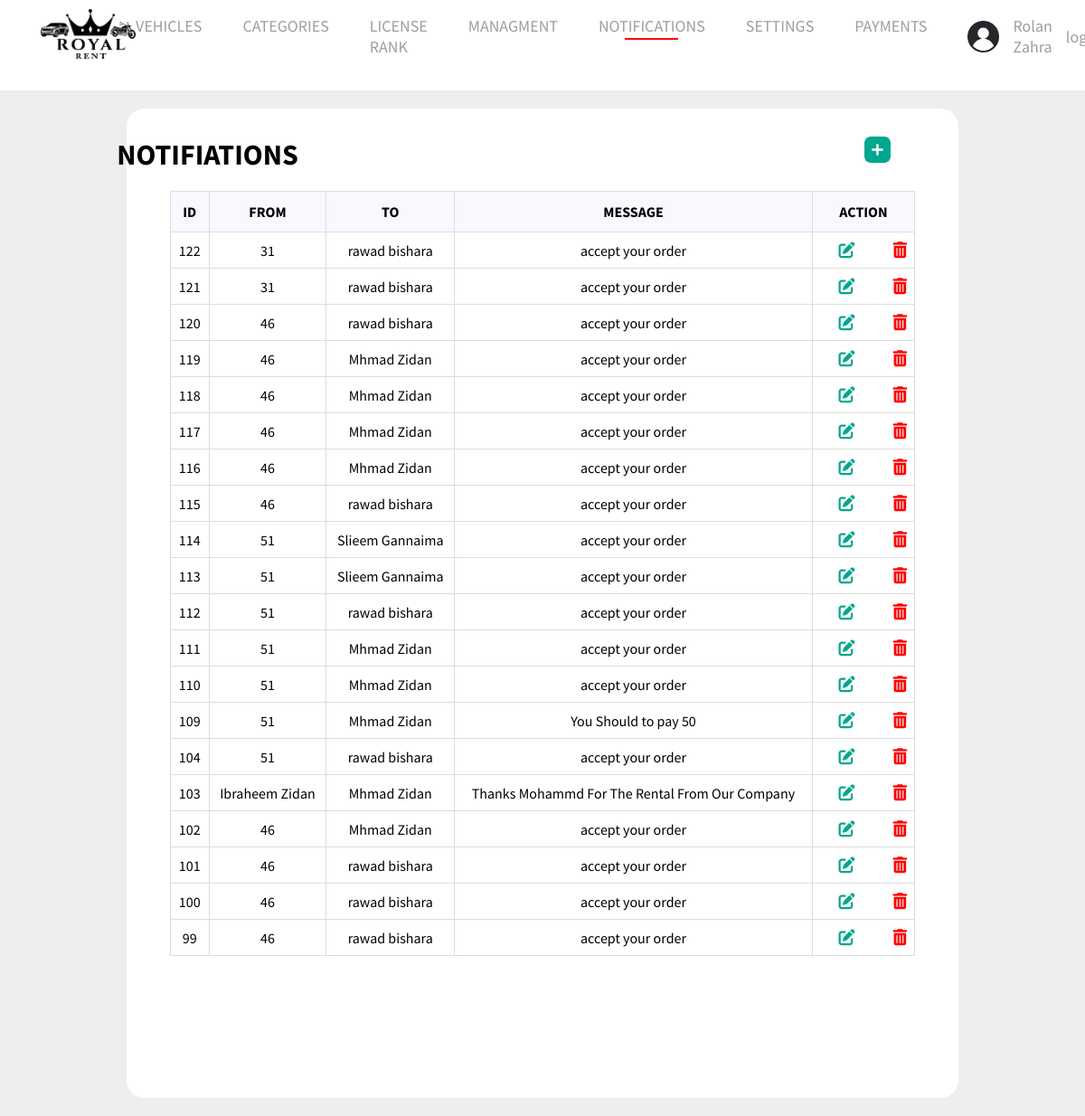
/admin/notifications.php (signed in), run on the app's committed database.
### tables this page shows
CREATE TABLE `settings` (
  `id` int(11) NOT NULL,
  `name` varchar(111) NOT NULL,
  `logo` varchar(111) NOT NULL,
  `email` varchar(111) NOT NULL,
  `phone` varchar(111) NOT NULL,
  `whatsapp` varchar(111) NOT NULL,
  `facebook` varchar(111) NOT NULL,
  `instagram` varchar(111) NOT NULL,
  `address` varchar(111) NOT NULL
);

CREATE TABLE `notification` (
  `id` int(11) NOT NULL,
  `to_id` int(11) NOT NULL,
  `title` varchar(111) NOT NULL,
  `message` varchar(111) NOT NULL,
  `from_user` varchar(111) NOT NULL,
  `read_at` varchar(1) DEFAULT NULL
);

CREATE TABLE `users` (
  `id` int(11) NOT NULL,
  `name` varchar(111) NOT NULL,
  `username` varchar(111) NOT NULL,
  `email` varchar(111) NOT NULL,
  `password` varchar(111) NOT NULL,
  `role` varchar(111) NOT NULL,
  `status` varchar(1) NOT NULL,
  `linces` varchar(111) DEFAULT NULL,
  `address` varchar(111) NOT NULL,
  `phone` varchar(111) NOT NULL,
  `card_photo` varchar(111) DEFAULT NULL,
  `image` varchar(111) NOT NULL,
  `dateofbirthday` varchar(111) NOT NULL,
  `LicenseNum` varchar(111) NOT NULL
);

### admin/notifications.php (the view, shortened to what this page needs)
<?php
$selected = 'dashborad';
include('include/header.php');
$sql = $con->prepare("select notification.*,users.name as username from notification,users
 where
 users.id=notification.to_id
 order by id DESC");
$sql->execute();
$notifications = $sql->fetchAll();
?>
<div class="data">
    <div class="items">
        <div class="header">
            <h1 style="
    margin-left: 12px;">NOTIFIATIONS</h1>
            <a href="addNotifcation.php"><img src="../images/Plus.png"></a>
        </div>
        <table id="customers">
            <tr style="color:red">
                <th style="text-align:center;">ID</th>
                <th style="text-align:center;">FROM</th>
                <th style="text-align:center;">TO</th>
                <th style="text-align:center;">MESSAGE</th>
                <th style="text-align:center; width:50px">ACTION</th>
            </tr>
            <?php
            foreach ($notifications as $notification) {
            ?>
                <tr>
                    <td style="text-align:center;"><?php echo $notification['id'] ?></td>
                    <td style="text-align:center;"><?php echo $notification['from_user'] ?></td>
                    <td style="text-align:center;"><?php echo $notification['username'] ?></td>
                    <td style="text-align:center;"><?php echo $notification['message'] ?></td>
                    <?php
                    if ($_SESSION['role'] == 'admin' || $notification['from_user'] == $_SESSION['name']) { ?>
                        <td>
                            <a href="editnotification.php?id=<?php echo $notification['id'] ?>"><i  class="fa-solid fa-pen-to-square"></i></a>
                            <a href="deletenotification.php?id=<?php echo $notification['id']  ?>" onclick="return confirm('Are you sure you want to delete this notification')"><i class="fa-solid fa-trash-can delete"></i></a>
                        </td>
                    <?php } else { ?>
                        <td>No Actions</td>
                    <?php } ?>
                </tr>
            <?php } ?>
        </table>
    </div>
</div>

### admin/include/header.php (shortened to what this page needs)
<?php
require_once "connect.php";
?>
<!DOCTYPE html>
<html lang="en">
<head>
    <link rel="stylesheet" href="Styles/global.css">
    <link rel="stylesheet" href="Styles/navbar.css">
    <link rel="stylesheet" href="Styles/footer.css">
    <?php if ($selected == 'dashborad') { ?>
        <link rel="stylesheet" href="../Styles/dashborad.css">
    <?php } else if ($selected == 'dashboradAdd') { ?>
        <link rel="stylesheet" href="../Styles/dashboradAdd.css">
    <?php
    } else {
    ?>
        <link rel="stylesheet" href="../Styles/admin.css">
    <?php } ?>
    <link rel="stylesheet" href="https://cdnjs.cloudflare.com/ajax/libs/font-awesome/6.1.1/css/all.min.css" />
</head>
<body>
    <div class="navigation">
        <div class="nav-Content">
            <?php
            $stmt = $con->prepare('select *  from settings where id=1');
            $stmt->execute();
            $stting = $stmt->fetch();
            ?>
            <a ><img class="Logo" src="../images/<?php echo $stting['logo'] ?> " alt="Logo"></a>
            <ul class="nav-links" id="navLinks">
                <li class="test-menu"><a <?php if (
                                                basename($_SERVER['PHP_SELF']) == "vehicles.php" ||
                                                basename($_SERVER['PHP_SELF']) == 'user_vehicles.php' ||
                                                basename($_SERVER['PHP_SELF']) == 'receipt_vehicles.php' ||
                                                basename($_SERVER['PHP_SELF']) == 'commentsuser.php'
                                            ) {
                                                echo "class='selected'";
                                            } ?>>VEHICLES</a>
        </li>
        <li><a <?php if (basename($_SERVER['PHP_SELF']) == "categories.php") {
                    echo "class='selected'";
                } ?> href="categories.php">CATEGORIES</a></li>
        <li><a <?php if (basename($_SERVER['PHP_SELF']) == "lincenesrank.php") {
                    echo "class='selected'";
                } ?> href="lincenesrank.php">LICENSE RANK </a></li>
        <?php
        if ($_SESSION["role"] == 'admin') { ?>
            <li class="test-menu"><a <?php if (
                                            basename($_SERVER['PHP_SELF']) == "worker.php" ||
                                            basename($_SERVER['PHP_SELF']) == "users.php" ||
                                            basename($_SERVER['PHP_SELF']) == "contact_us.php" ||
                                            basename($_SERVER['PHP_SELF']) == "users_clubs.php"
                                        ) {
                                            echo "class='selected'";
                                        } ?>>MANAGMENT</a>
            </li>
            <li><a <?php if (basename($_SERVER['PHP_SELF']) == "notifications.php") {
                        echo "class='selected'";
                    } ?> href="notifications.php">NOTIFICATIONS</a></li>
            <li><a <?php if (basename($_SERVER['PHP_SELF']) == "setting.php") {
                        echo "class='selected'";
                    } ?> href="setting.php"> SETTINGS</a></li>
        <?php
        }  ?>
        <li><a <?php if (basename($_SERVER['PHP_SELF']) == "paymentuser.php") {
                    echo "class='selected'";
                } ?> href="paymentuser.php">PAYMENTS </a></li>
        </ul>
        <div class="Avatar">
            <?php
            if (isset($_SESSION['user_id'])) {
                echo ' <img src="../images/defaultAvatar.png" class="Avatar-Logo" alt="Avatar-Logo">';
            ?>
                <a href="editprofile.php"><?php echo  $_SESSION["name"] ?></a>
            <?php echo '<a href="logout.php">logout</a>';
            } else {
                echo '<a href="login.php">login</a>';
                echo '<a href="logout.php">register</a>';
            }
            ?>
        </div>
    </div>
    </div>

### admin/Styles/global.css (style rules this page uses)
* { font-family: "Source Sans Pro", sans-serif; margin: 0; padding: 0; }

### admin/Styles/navbar.css (style rules this page uses)
.nav-Content { display: flex; justify-content: space-between; align-items: center; margin: 0px 45px; }
.nav-links { display: flex; gap: 45px; }
.nav-links li, a { list-style: none; text-decoration: none; font-size: 18px; color: #111; }
.nav-links li { position: relative; }
.Logo { height: 55px; padding: 10px 0; }
.Avatar-Logo { width: 35px; }
.Avatar, .res-Avatar { display: flex; align-items: center; gap: 15px; }
.selected::after { content: " "; display: block; background-color: red; width: 50%; margin: 2px auto; height: 2px; transition: 0.2s; }
.resNavLinks li, a { list-style: none; text-decoration: none; font-size: 18px; color: #111; }

### admin/Styles/footer.css (style rules this page uses)
.main-footer-content li, a { list-style: none; color: rgb(160, 156, 156); transition: 0.2s; }

### Styles/dashborad.css (style rules this page uses)
.header { display: flex; margin-top: 29px; justify-content: space-around; margin-left: -98px; }
.header a { margin-left: 479px; }
.data { margin-top: 20px; padding: 20px; background-color: #eee; }
.items { padding: 2px; background-color: #fff; border-radius: 20px; width: 79%; margin: auto; }
#customers { font-family: Arial, Helvetica, sans-serif; border-collapse: collapse; width: 90%; margin: 20px auto; margin-bottom: 155px; justify-content:center }
#customers td, #customers th { border: 1px solid #ddd; padding: 8px; }
#customers tr:nth-child(even) { background-color: #f2f2f2; }
#customers th { padding-top: 12px; padding-bottom: 12px; text-align: left; background-color: #04AA6D; color: white; }
tr { background: #fff; }
td { background: #fff; }
td a { display: inherit; color: #00A78E; padding-left: 21px; }
th { color: #000 !important; background: #F8F8FE !important; }
td .delete { display: inherit; color: red !important; padding-left: 21px; }
table { margin-top: 20px !important; }

### data on the page
settings: logo (picture)
notification: id "122", from_user "31", to.name "rawad bishara", message "accept your order"
notification: id "121", from_user "31", to.name "rawad bishara", message "accept your order"
notification: id "120", from_user "46", to.name "rawad bishara", message "accept your order"
notification: id "119", from_user "46", to.name "Mhmad Zidan", message "accept your order"
notification: id "118", from_user "46", to.name "Mhmad Zidan", message "accept your order"
notification: id "117", from_user "46", to.name "Mhmad Zidan", message "accept your order"
notification: id "116", from_user "46", to.name "Mhmad Zidan", message "accept your order"
notification: id "115", from_user "46", to.name "rawad bishara", message "accept your order"
notification: id "114", from_user "51", to.name "Slieem Gannaima", message "accept your order"
notification: id "113", from_user "51", to.name "Slieem Gannaima", message "accept your order"
notification: id "112", from_user "51", to.name "rawad bishara", message "accept your order"
notification: id "111", from_user "51", to.name "Mhmad Zidan", message "accept your order"
notification: id "110", from_user "51", to.name "Mhmad Zidan", message "accept your order"
notification: id "109", from_user "51", to.name "Mhmad Zidan", message "You Should to pay 50"
notification: id "104", from_user "51", to.name "rawad bishara", message "accept your order"
notification: id "103", from_user "Ibraheem Zidan", to.name "Mhmad Zidan", message "Thanks Mohammd For The Rental From Our Company"
notification: id "102", from_user "46", to.name "Mhmad Zidan", message "accept your order"
notification: id "101", from_user "46", to.name "rawad bishara", message "accept your order"
notification: id "100", from_user "46", to.name "rawad bishara", message "accept your order"
notification: id "99", from_user "46", to.name "rawad bishara", message "accept your order"

### other printed values
$_SESSION["name"] "Rolan Zahra"
